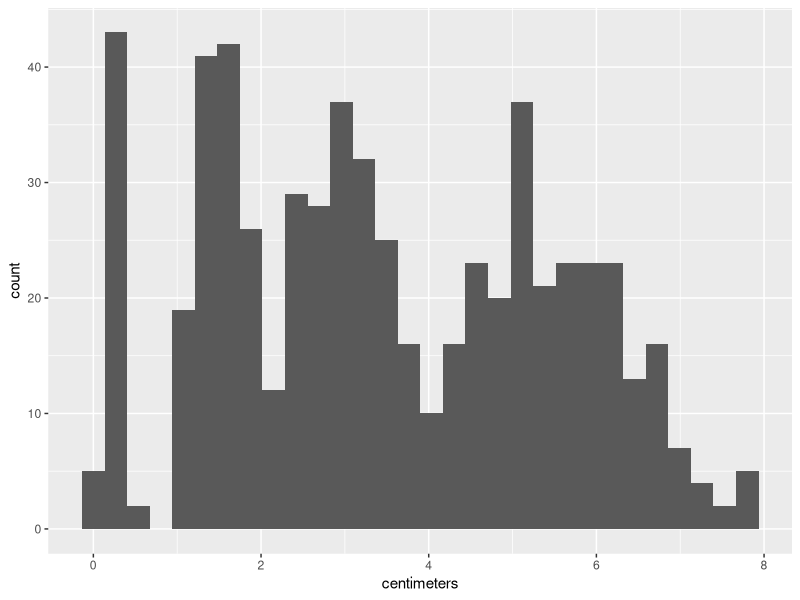
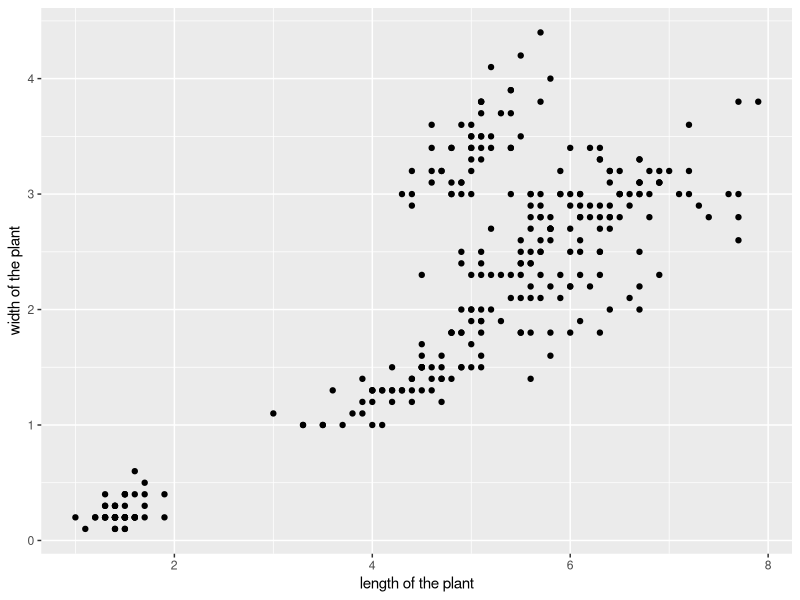
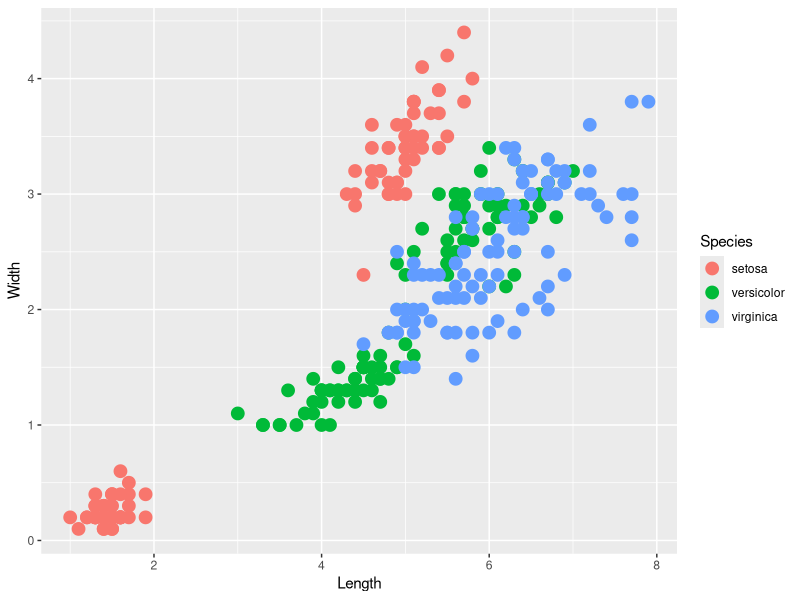
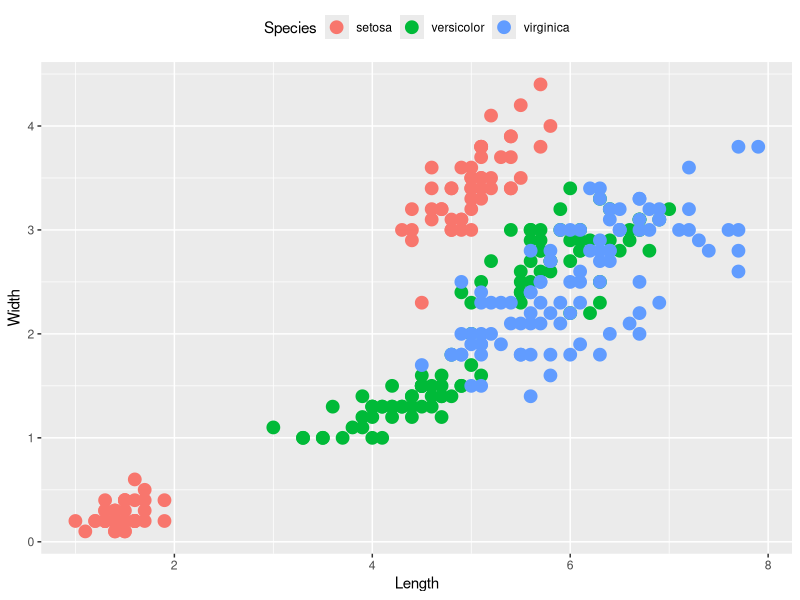
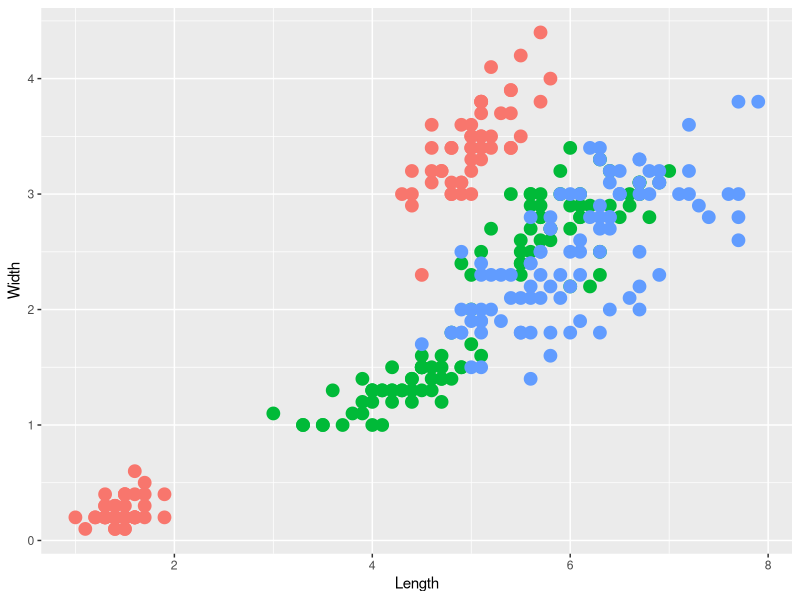
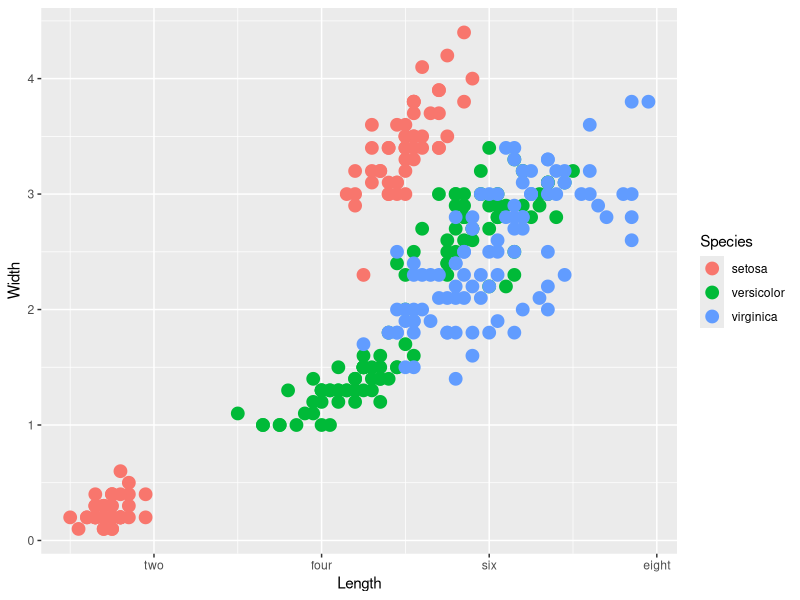
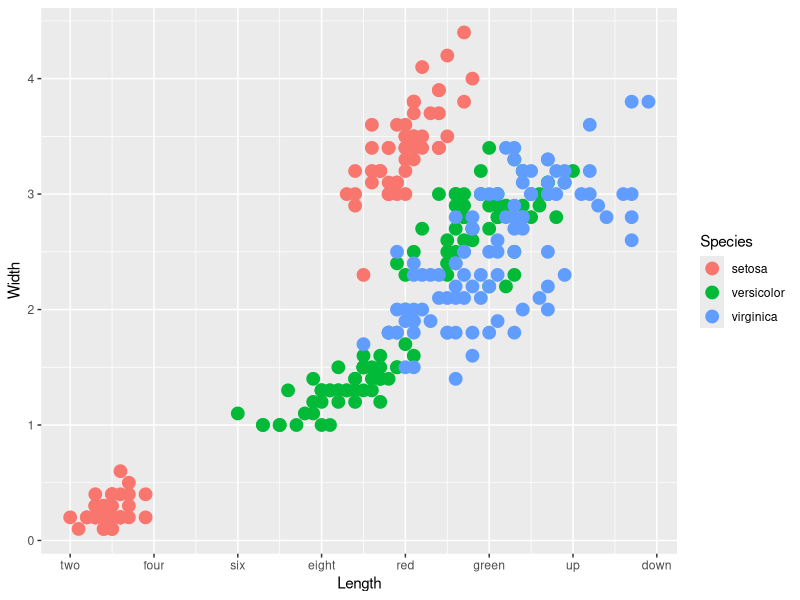
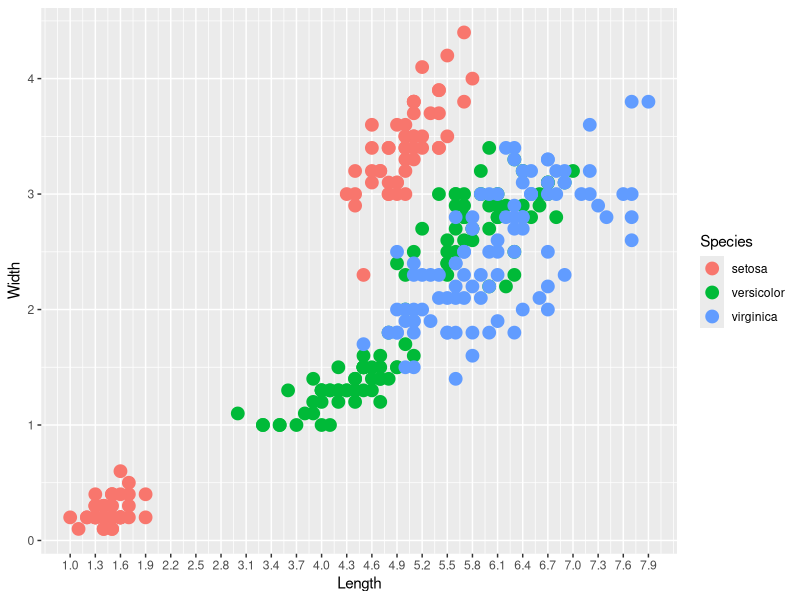

Source code (R) for these figures, in order:
## ---- chunk 1
library(tidyr)
library(reshape2)
library(ggplot2)
library(dplyr)

myris <- iris
myris$plant <- 1:nrow(myris)
myris <- gather(myris, myvariable, cm, 1:4)
myris <- separate(myris, myvariable, c("part", "dimension"), sep = "\\.")
myris$part <- as.factor(myris$part)
myris$dimension <- as.factor(myris$dimension)

ggplot(myris, aes(cm)) + geom_histogram() + xlab("centimeters")

myris.cast <- dcast(myris, plant + Species + part ~ dimension, value.var = "cm")

ggplot(myris.cast, aes(x = Length, Width)) + geom_point() + xlab("length of the plant") + ylab("width of the plant")

## ---- chunk 2
myris.scatter <- ggplot(myris.cast, aes(x = Length, Width)) + geom_point(aes(color = Species), size = 4)
myris.scatter
myris.scatter + theme(legend.position = "top")
myris.scatter + theme(legend.position = "none")

## ---- chunk 3
myris.scatter + scale_x_continuous(labels = c("two", "four", "six", "eight"), breaks = c(2, 4, 6, 8))
myris.scatter + scale_x_continuous(breaks = 1:8, labels = c("two", "four", "six", "eight", "red", "green", "up", "down"))

myris.scatter + scale_x_continuous(breaks = seq(1, 8, .3))


## ---- chunk 4
myris.scatter + scale_color_manual(values = c("red", "blue", "green"))

# RGB
umd.red <- rgb(224, 58, 62, maxColorValue = 255)
umd.gold <- rgb(255, 225, 79, maxColorValue = 255)
umd.black <- rgb(0, 0, 0, maxColorValue = 255)

myris.scatter + scale_color_manual(values = c(umd.red, umd.gold, umd.black))

myris.scatter + scale_color_brewer(palette = "Set1") + theme_minimal()

my.colors <- c("pink", "seashell", umd.gold)
ggplot(myris.cast, aes(x = Length, y = Width)) + geom_point(aes(color = Species), size = 4) + scale_color_manual(values = my.colors)

## ---- chunk 5
myris.scatter + scale_color_brewer(palette = "Set1") + theme_minimal()
 # put theme_minimal() (or other pre-set themes) before your other theme() calls
myris.scatter + scale_color_brewer(palette = "Set1") + theme_minimal() + theme(legend.position = "none")
myris.scatter + scale_color_brewer(palette = "Set1") + theme(legend.position = "none") + theme_minimal()


## ---- chunk 6
los.fusion <- read.csv("../scottdata/los_fusion.csv")

ggplot(los.fusion, aes(x = firstval_fusion, y = secondval_fusion)) + geom_point(position = position_jitter(height = .3, width = .3))

ggplot(los.fusion, aes(x = firstval_fusion, y = secondval_fusion)) + geom_point(alpha = .1, size = 5)

los.fusion.agg <- dcast(los.fusion, firstval_fusion + secondval_fusion ~ ., fun.aggregate = length)
colnames(los.fusion.agg)[3] <- "N"

ggplot(los.fusion.agg, aes(firstval_fusion, secondval_fusion)) + geom_point(aes(size = N))

los.fusion.agg2 <- dcast(los.fusion, firstval_fusion + secondval_fusion + firstvalue.new ~ ., fun.aggregate = length)
colnames(los.fusion.agg2)[4] <- "N"

newplot <- ggplot(los.fusion.agg2, aes(firstval_fusion, secondval_fusion)) + geom_text(aes(label = firstvalue.new, size = N), position = position_jitter(height = 0, width = .4))
newplot

ggplot(los.fusion, aes(x = firstval_fusion, y = secondval_fusion)) + geom_text(aes(label = firstvalue.new, color = firstvalue.new), position = position_jitter(width = .3, height = .3)) + scale_color_manual(values = c(umd.red, umd.gold)) + theme_minimal()

ggplot(myris, aes(cm)) + geom_density(aes(fill = Species), alpha = .4)

## ---- chunk 7
newplot + geom_abline(intercept = 0, slope = 1, color = "red", linetype = 2)



## ---- chunk 8
newplot + theme_minimal() + annotate("rect", xmin = 5.8, xmax = 6.2, ymin = 5.8, ymax = 6.2, alpha = .4) + annotate("text", label = "check out this overplotting!", x = 2, y = 5, size = 5, color = "red") + labs(title = "This great plot") + theme(plot.title = element_text(size = 20, color = "red", face = "italic"))

